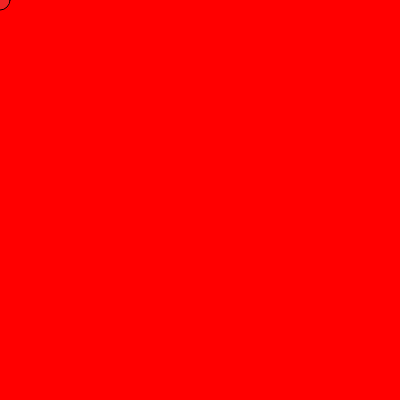
Frame 1 (no input)
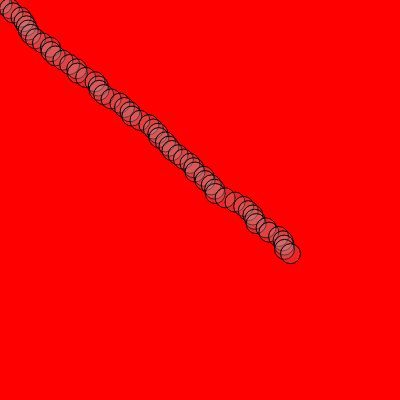
Frame 60 (no input)
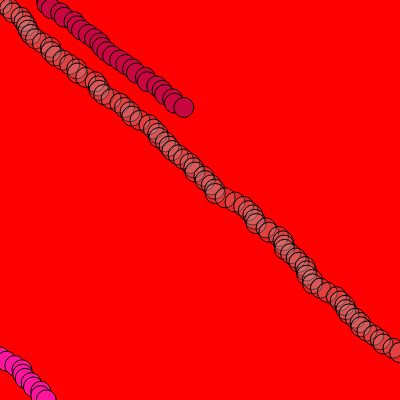
Frame 120 (the mouse pressed at the canvas centre since frame 60)

The p5.js sketch that drew these frames (run headless with seeded random() and noise() and a simulated clock; from frame 60 on, the mouse is pressed at the canvas centre):

// p5.js sketch
// ── sketch.js
//global variables
let x;
let y;
let c;

function setup() {
  createCanvas(400, 400);
  background (255, 0, 0);
  c = color(random(255), 50,);
  
  //initialize variables (give them values)
  x = 0;
  y = 0;
  
}

function draw() {
  //background(127, 0, 127);
  
  fill(c);
  ellipse(x, y, 20, 20);
  
  //x = x + 1;
  x+=random(10);
  y+=4.3;
  
  //let ok = width;
  //print(ok);
  //if circle reaches edge of screen, reset back to top
  if(y > height){
    y = 0;
    c = color(random(255), random(255), random(255));
  }
  
  
  if(x > width){
    x = 0;
    c = color(random(255), random(255), random(255));
  }
  
}
// ── style.css
html, body {
    margin: 0;
    padding: 0;
  }
  canvas {
    display: block;
  }

  body{
      font-family: Arial;
      color: white;

  }

  h1{
      font-size: 50px;
      text-align: center;
  }

  
  #sketch-parent{
      position: fixed;
      left: 50%;
      top: 50%;
      transform: translate(-50%, -50%);
      z-index: -1;

  }
